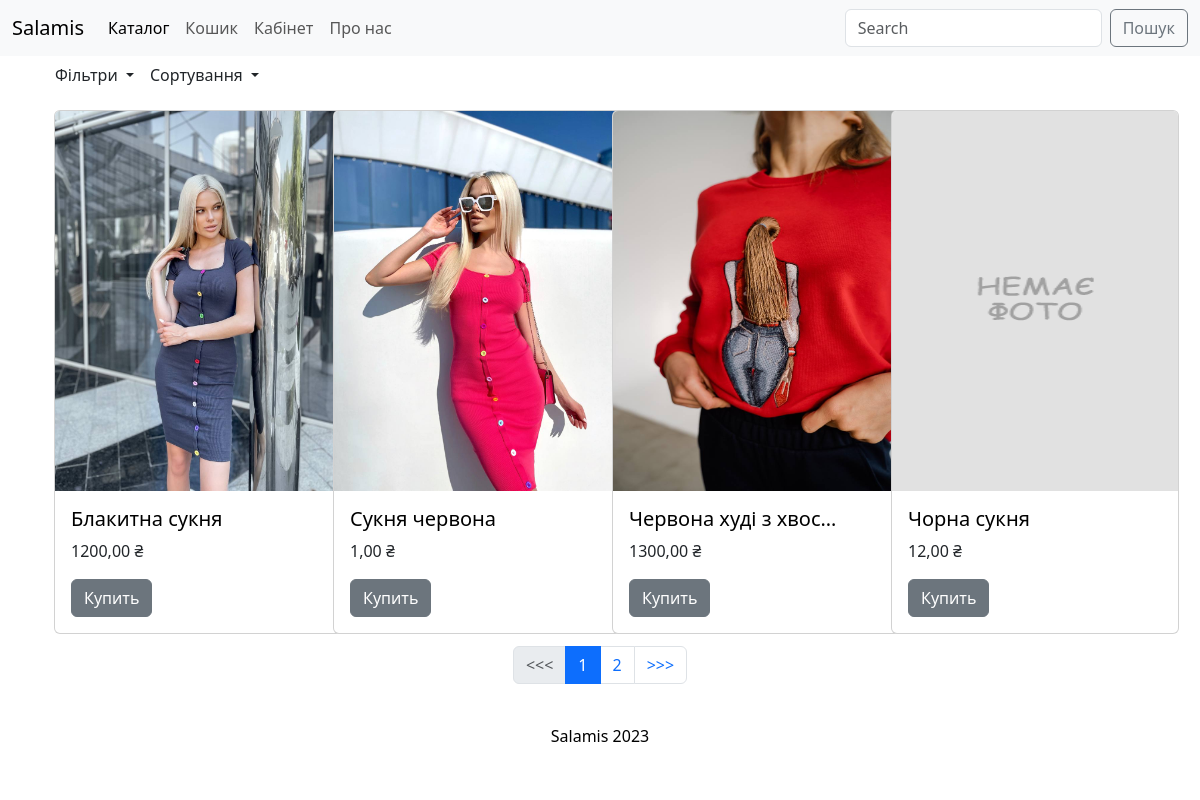
Page /catalog/all/ on the committed database.
### goods/models.py (models this page shows, shortened)
class Products(models.Model):
    name = models.CharField(max_length=150, unique=True, verbose_name="Назва")
    slug = models.SlugField(
        max_length=200, unique=True, blank=True, null=True, verbose_name="URL"
    )
    description = models.TextField(blank=True, null=True, verbose_name="Опис")
    image = models.ImageField(
        upload_to="goods_images", blank=True, null=True, verbose_name="Фотографія"
    )
    price = models.DecimalField(
        default=0.00, max_digits=7, decimal_places=2, verbose_name="Ціна"
    )
    discount = models.DecimalField(
        default=0.00, max_digits=7, decimal_places=2, verbose_name="Знижка в відсотках"
    )
    quantity = models.PositiveIntegerField(default=0, verbose_name="Кільікість")
    category = models.ForeignKey(to=Categories, on_delete=models.PROTECT, verbose_name="Категорія")
    class Meta:
        db_table = "product"
        verbose_name = "товар"
        verbose_name_plural = "товари"
        ordering = ("id",)

### goods/views.py (the view)
# urls.py: path('<slug:category_slug>/', views.catalog, name='index'),
def catalog(request, category_slug=None):
    page = request.GET.get("page", 1)
    on_sale = request.GET.get("on_sale", None)
    order_by = request.GET.get("order_by", None)
    query = request.GET.get("q", None) #search
    if category_slug == "all":
        goods = Products.objects.all()
    elif query:
        goods = q_search(query)
    else:
        goods = Products.objects.filter(category__slug=category_slug)
    if on_sale:
        goods = goods.filter(discount__gt=0)
    if order_by and order_by != 'default':
        goods = goods.order_by(order_by)
    paginator = Paginator(goods, 4)
    current_page = paginator.page(int(page))
    context = {
        "products": current_page,
        "slug_url": category_slug,
    }
    return render(request, "goods/catalog.html", context)

### goods/models.py (called while the page is built)
    def __str__(self) -> str:
        return self.name

### goods/templatetags/goods_tags.py (called while the page is built)
@register.simple_tag
def tag_categories():
    return Categories.objects.all()

@register.simple_tag(takes_context=True)
def change_params(context, **kwargs):
    query = context['request'].GET.dict()
    query.update(kwargs)
    return urlencode(query)

### goods/templates/goods/catalog.html (shortened to what this page needs)
{% extends "main/base.html" %}
{% load static %}
{% load goods_tags %}
{% block info %}
<div class="container">
  <div class="row">
    <div class="col-md-1">
      <div class="btn-group" role="group">
        <button type="button" class="btn dropdown-toggle" data-bs-toggle="dropdown" aria-expanded="false">
          Фільтри
        </button>
          {% tag_categories as categoris %}
      </div>
  </div>
  <div class="col-md-1">
    <div class="dropdown mb-3">
      <button class="btn btn dropdown-toggle btn" type="button"
        data-bs-toggle="dropdown"
        aria-expanded="false">
        Сортування
      </button>
    </div>
  </div>
</div>
<div class="container">
  <div class="row">
    {% for i in products %}
      <div class="col-md-3">
        <div class="card" style="width: 18rem;  margin-bottom: 12px;">
          {% if i.image %}
            <img src="{{i.image.url}}" class="card-img-top"
              style="width: 100%; height: 380px;" alt="...">
          {% else %}
            <img src="{%static 'goods/nf2.png'%}" class="card-img-top"
              style="width: 100%; height: 380px;" alt="...">
          {% endif %}
          <div class="card-body">
            <a href='{% url "catalog:product" i.slug %}'>
              <h5 class="card-title">{{i.name|truncatechars:20}}</h5>
            </a>
            {% if i.discount %}
              <p>{{i.discount_price}} ₴ <strike>{{i.price}}</strike></p>
            {% else %}
              <p class="discounted-price">{{i.price}} ₴</p>
            {% endif %}
            <a href="#" class="btn btn-secondary">Купить</a>
          </div>
        </div>
      </div>
    {% endfor %}
  </div>
</div>
<div class="container">
  <div class="d-flex justify-content-center">
    <nav aria-label="Page navigation example">
      <ul class="pagination">
        <li class="page-item {% if not products.has_previous %} disabled {% endif %}">
          <a class="page-link"
            href="
        {% if products.has_previous %}?{% change_params page=products.previous_page_number %}
        {% else %} #
        {% endif %}"><<<</a>
        </li>
        {% for page in products.paginator.page_range %}
          {% if page >= products.number|add:-2 and page <= products.number|add:2 %}
            <li class="page-item {% if products.number == page %}active{% endif %}">
              <a class="page-link" href="?{% change_params page=page %}">{{page}}</a>
            </li>
          {% endif %}
        {% endfor %}
        <li class="page-item {% if not products.has_next %} disabled {% endif %}">
          <a class="page-link"
            href="
        {% if products.has_next %}?{% change_params page=products.next_page_number %}{% else %} #
        {% endif %}">>>></a>
        </li>
      </ul>
    </nav>
  </div>
</div>
{% endblock info %}

### static/main/css/style.css (style rules this page uses)
a { color: #000; text-decoration: none; }

### rows in the picture
Products: image (picture), name "Блакитна сукня", price "1200,00"
Products: image (picture), name "Cукня червона", price "1,00"
Products: image (picture), name "Червона худі з хвос…", price "1300,00"
Products: name "Чорна сукня", price "12,00"

### other values in the picture
{{ page }} "1" "2"
